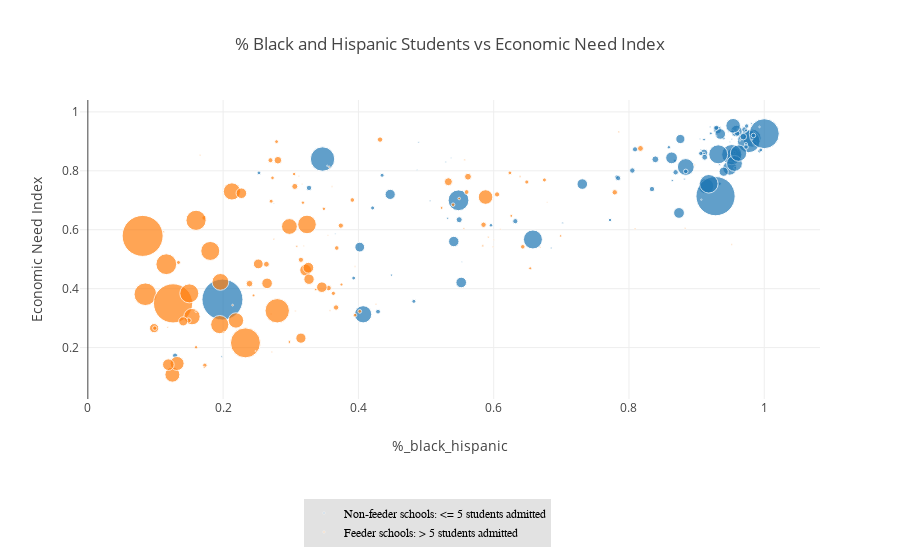

Notebook source saved alongside this figure:
### Code cell
trace0 = go.Scatter(
    x = diversity_tbl.loc[(diversity_tbl.feeder_school <= 5),"%_black_hispanic"],
    y = diversity_tbl.loc[(diversity_tbl.feeder_school <= 5),'Economic Need Index'],
    name = 'Non-feeder schools: <= 5 students admitted',
    text = diversity_tbl["School Name"],
    mode = 'markers',
    marker = dict(
        size = diversity_tbl["Count of Offers"]/5,
        line = dict(width = 1)
        )
    )


trace1 = go.Scatter(
    x = diversity_tbl.loc[(diversity_tbl.feeder_school > 5),"%_black_hispanic"],
    y = diversity_tbl.loc[(diversity_tbl.feeder_school > 5),'Economic Need Index'],
    name = 'Feeder schools: > 5 students admitted',
    text = diversity_tbl["School Name"],
    mode = 'markers',
    marker = dict(
        size = diversity_tbl["Count of Offers"]/5,
        line = dict(width = 1)
        )
    )




data = [trace0, trace1]

layout= go.Layout(
    title= '% Black and Hispanic Students vs Economic Need Index',
    xaxis= dict(
        title= '%_black_hispanic'
    ),
    yaxis=dict(
        title='Economic Need Index'
    ),
    legend=dict(
        x=.3,
        y=-.5,
        traceorder='normal',
        font=dict(
            family='sans-serif',
            size=12,
            color='#000'
        ),
        bgcolor='#E2E2E2',
        bordercolor='#FFFFFF',
        borderwidth=2
    )
)

fig = go.Figure(data=data, layout=layout)
iplot(fig, filename='scatter_hover_labels')

### Figure 1 — Plotly figure (JSON) as saved in the notebook; plotly's stock layout.template omitted (floating-point values rounded to 4 significant figures; data arrays with more than 128 entries replaced by an {"elided": "..."} marker saying what was removed)
{"data": [{"marker": {"line": {"width": 1}, "size": {"elided": "483 float values"}}, "mode": "markers", "name": "Non-feeder schools: <= 5 students admitted", "text": {"elided": "483 str values"}, "type": "scatter", "x": {"elided": "368 float values"}, "y": {"elided": "368 float values"}}, {"marker": {"line": {"width": 1}, "size": {"elided": "483 float values"}}, "mode": "markers", "name": "Feeder schools: > 5 students admitted", "text": {"elided": "483 str values"}, "type": "scatter", "x": [0.172, 0.195, 0.523, 0.265, 0.125, 0.273, 0.166, 0.219, 0.132, 0.16, 0.173, 0.085, 0.172, 0.358, 0.375, 0.275, 0.233, 0.298, 0.395, 0.248, 0.119, 0.271, 0.699, 0.356, 0.643, 0.809, 0.669, 0.817, 0.654, 0.549, 0.639, 0.883, 0.557, 0.272, 0.779, 0.61, 0.28, 0.675, 0.402, 0.315, 0.6, 0.395, 0.952, 0.785, 0.317, 0.309, 0.361, 0.281, 0.081, 0.16, 0.432, 0.279, 0.27, 0.134, 0.213, 0.098, 0.357, 0.116, 0.312, 0.318, 0.126, 0.306, 0.112, 0.298, 0.599, 0.533, 0.245, 0.588, 0.349, 0.322, 0.562, 0.201, 0.264, 0.319, 0.324, 0.305, 0.326, 0.355, 0.227, 0.271, 0.363, 0.337, 0.154, 0.15, 0.196, 0.239, 0.181, 0.426, 0.391, 0.54, 0.649, 0.367, 0.327, 0.346, 0.56, 0.368, 0.556, 0.592, 0.252, 0.624, 0.374, 0.897, 0.585, 0.605, 0.584, 0.149, 0.099, 0.16, 0.626, 0.118, 0.214, 0.679, 0.307, 0.315, 0.141], "y": [0.64, 0.278, 0.674, 0.418, 0.108, 0.776, 0.853, 0.292, 0.146, 0.201, 0.14, 0.381, 0.133, 0.326, 0.414, 0.568, 0.216, 0.219, 0.31, 0.188, 0.142, 0.314, 0.579, 0.402, 0.542, 0.603, 0.54, 0.876, 0.469, 0.706, 0.781, 0.605, 0.837, 0.185, 0.727, 0.602, 0.325, 0.769, 0.323, 0.232, 0.566, 0.475, 0.55, 0.932, 0.755, 0.544, 0.747, 0.836, 0.579, 0.632, 0.906, 0.899, 0.836, 0.489, 0.73, 0.266, 0.813, 0.483, 0.782, 0.692, 0.35, 0.747, 0.593, 0.611, 0.542, 0.763, 0.377, 0.711, 0.671, 0.463, 0.78, 0.252, 0.483, 0.545, 0.618, 0.789, 0.471, 0.581, 0.724, 0.697, 0.384, 0.397, 0.305, 0.384, 0.423, 0.417, 0.528, 0.347, 0.701, 0.685, 0.762, 0.336, 0.432, 0.405, 0.728, 0.538, 0.604, 0.575, 0.484, 0.793, 0.614, 0.82, 0.617, 0.72, 0.545, 0.292, 0.266, 0.323, 0.647, 0.269, 0.344, 0.693, 0.324, 0.498, 0.289]}], "layout": {"legend": {"bgcolor": "#E2E2E2", "bordercolor": "#FFFFFF", "borderwidth": 2, "font": {"color": "#000", "family": "sans-serif", "size": 12}, "traceorder": "normal", "x": 0.3, "y": -0.5}, "title": "% Black and Hispanic Students vs Economic Need Index", "xaxis": {"title": "%_black_hispanic"}, "yaxis": {"title": "Economic Need Index"}}}
